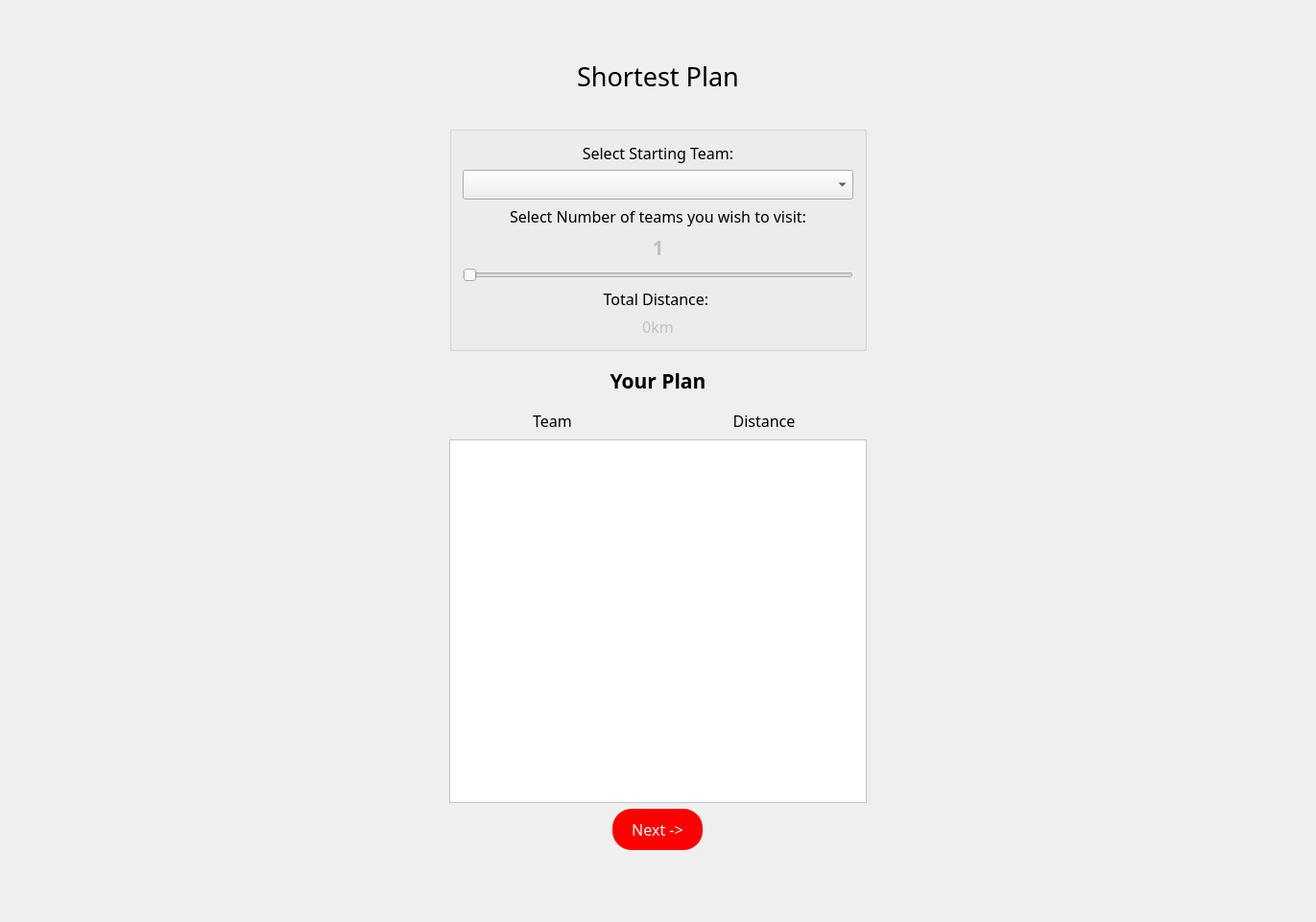
<?xml version="1.0" encoding="UTF-8"?>
<ui version="4.0">
 <class>PlanTripClass</class>
 <widget class="QWidget" name="PlanTripClass">
  <property name="geometry">
   <rect>
    <x>0</x>
    <y>0</y>
    <width>1371</width>
    <height>961</height>
   </rect>
  </property>
  <property name="windowTitle">
   <string>PlanTrip</string>
  </property>
  <layout class="QVBoxLayout" name="verticalLayout_8">
   <item>
    <widget class="QStackedWidget" name="page_switcher">
     <property name="font">
      <font>
       <family>Yu Gothic UI Light</family>
      </font>
     </property>
     <property name="currentIndex">
      <number>1</number>
     </property>
     <widget class="QWidget" name="page_souvenirs">
      <layout class="QVBoxLayout" name="verticalLayout_2">
       <item>
        <spacer name="verticalSpacer_11">
         <property name="orientation">
          <enum>Qt::Vertical</enum>
         </property>
         <property name="sizeType">
          <enum>QSizePolicy::Fixed</enum>
         </property>
         <property name="sizeHint" stdset="0">
          <size>
           <width>20</width>
           <height>40</height>
          </size>
         </property>
        </spacer>
       </item>
       <item>
        <widget class="QLabel" name="L_SouvenirPlanTitle">
         <property name="font">
          <font>
           <family>Yu Gothic UI Semibold</family>
           <pointsize>20</pointsize>
          </font>
         </property>
         <property name="styleSheet">
          <string notr="true">color: black;</string>
         </property>
         <property name="text">
          <string>Souvenir Shop</string>
         </property>
         <property name="alignment">
          <set>Qt::AlignCenter</set>
         </property>
        </widget>
       </item>
       <item>
        <spacer name="verticalSpacer_12">
         <property name="orientation">
          <enum>Qt::Vertical</enum>
         </property>
         <property name="sizeType">
          <enum>QSizePolicy::Fixed</enum>
         </property>
         <property name="sizeHint" stdset="0">
          <size>
           <width>20</width>
           <height>40</height>
          </size>
         </property>
        </spacer>
       </item>
       <item>
        <layout class="QHBoxLayout" name="horizontalLayout_10">
         <item>
          <spacer name="horizontalSpacer_12">
           <property name="orientation">
            <enum>Qt::Horizontal</enum>
           </property>
           <property name="sizeHint" stdset="0">
            <size>
             <width>40</width>
             <height>20</height>
            </size>
           </property>
          </spacer>
         </item>
         <item>
          <widget class="QGroupBox" name="groupBox_2">
           <property name="font">
            <font>
             <family>Yu Gothic UI Semibold</family>
            </font>
           </property>
           <property name="styleSheet">
            <string notr="true">background-color: white; border-radius: 20%;

</string>
           </property>
           <property name="title">
            <string/>
           </property>
           <layout class="QVBoxLayout" name="verticalLayout_14">
            <item>
             <widget class="QLabel" name="label_12">
              <property name="font">
               <font>
                <family>Yu Gothic UI Semibold</family>
                <pointsize>12</pointsize>
               </font>
              </property>
              <property name="text">
               <string>Select souvenirs you plan to purchase</string>
              </property>
              <property name="alignment">
               <set>Qt::AlignCenter</set>
              </property>
             </widget>
            </item>
            <item>
             <widget class="QLabel" name="label_13">
              <property name="font">
               <font>
                <family>Yu Gothic UI Semibold</family>
                <pointsize>12</pointsize>
               </font>
              </property>
              <property name="text">
               <string>Total Cost:</string>
              </property>
              <property name="alignment">
               <set>Qt::AlignCenter</set>
              </property>
             </widget>
            </item>
            <item>
             <widget class="QLabel" name="L_TotalCost">
              <property name="font">
               <font>
                <family>Cascadia Mono SemiLight</family>
                <pointsize>12</pointsize>
               </font>
              </property>
              <property name="styleSheet">
               <string notr="true">color: green;</string>
              </property>
              <property name="text">
               <string>$0</string>
              </property>
              <property name="alignment">
               <set>Qt::AlignCenter</set>
              </property>
             </widget>
            </item>
            <item>
             <widget class="QLabel" name="label_14">
              <property name="font">
               <font>
                <family>Yu Gothic UI Semibold</family>
                <pointsize>12</pointsize>
               </font>
              </property>
              <property name="text">
               <string>Number of purchased souvenirs:</string>
              </property>
              <property name="alignment">
               <set>Qt::AlignCenter</set>
              </property>
             </widget>
            </item>
            <item>
             <widget class="QLabel" name="L_NumberPurchasedSouvenirs">
              <property name="font">
               <font>
                <family>Cascadia Mono SemiLight</family>
                <pointsize>12</pointsize>
               </font>
              </property>
              <property name="styleSheet">
               <string notr="true">color: green;</string>
              </property>
              <property name="text">
               <string>0</string>
              </property>
              <property name="alignment">
               <set>Qt::AlignCenter</set>
              </property>
             </widget>
            </item>
           </layout>
          </widget>
         </item>
         <item>
          <spacer name="horizontalSpacer_11">
           <property name="orientation">
            <enum>Qt::Horizontal</enum>
           </property>
           <property name="sizeHint" stdset="0">
            <size>
             <width>40</width>
             <height>20</height>
            </size>
           </property>
          </spacer>
         </item>
        </layout>
       </item>
       <item>
        <spacer name="verticalSpacer_8">
         <property name="orientation">
          <enum>Qt::Vertical</enum>
         </property>
         <property name="sizeType">
          <enum>QSizePolicy::Fixed</enum>
         </property>
         <property name="sizeHint" stdset="0">
          <size>
           <width>20</width>
           <height>30</height>
          </size>
         </property>
        </spacer>
       </item>
       <item>
        <layout class="QHBoxLayout" name="horizontalLayout_11">
         <item>
          <spacer name="horizontalSpacer_10">
           <property name="orientation">
            <enum>Qt::Horizontal</enum>
           </property>
           <property name="sizeType">
            <enum>QSizePolicy::Expanding</enum>
           </property>
           <property name="sizeHint" stdset="0">
            <size>
             <width>300</width>
             <height>40</height>
            </size>
           </property>
          </spacer>
         </item>
         <item>
          <layout class="QVBoxLayout" name="verticalLayout_15">
           <item>
            <widget class="QScrollArea" name="scrollArea_3">
             <property name="minimumSize">
              <size>
               <width>450</width>
               <height>0</height>
              </size>
             </property>
             <property name="styleSheet">
              <string notr="true">background-color: white; border-radius: 20%;</string>
             </property>
             <property name="widgetResizable">
              <bool>true</bool>
             </property>
             <widget class="QWidget" name="scrollAreaWidgetContents_4">
              <property name="geometry">
               <rect>
                <x>0</x>
                <y>0</y>
                <width>450</width>
                <height>455</height>
               </rect>
              </property>
              <property name="minimumSize">
               <size>
                <width>0</width>
                <height>0</height>
               </size>
              </property>
              <layout class="QVBoxLayout" name="verticalLayout_16">
               <property name="leftMargin">
                <number>0</number>
               </property>
               <property name="topMargin">
                <number>0</number>
               </property>
               <property name="rightMargin">
                <number>0</number>
               </property>
               <property name="bottomMargin">
                <number>0</number>
               </property>
               <item>
                <layout class="QVBoxLayout" name="SA_TeamList">
                 <property name="spacing">
                  <number>0</number>
                 </property>
                </layout>
               </item>
              </layout>
             </widget>
            </widget>
           </item>
          </layout>
         </item>
         <item>
          <spacer name="horizontalSpacer_9">
           <property name="orientation">
            <enum>Qt::Horizontal</enum>
           </property>
           <property name="sizeType">
            <enum>QSizePolicy::Expanding</enum>
           </property>
           <property name="sizeHint" stdset="0">
            <size>
             <width>300</width>
             <height>40</height>
            </size>
           </property>
          </spacer>
         </item>
        </layout>
       </item>
       <item>
        <spacer name="verticalSpacer_9">
         <property name="orientation">
          <enum>Qt::Vertical</enum>
         </property>
         <property name="sizeType">
          <enum>QSizePolicy::Fixed</enum>
         </property>
         <property name="sizeHint" stdset="0">
          <size>
           <width>20</width>
           <height>20</height>
          </size>
         </property>
        </spacer>
       </item>
       <item>
        <layout class="QHBoxLayout" name="horizontalLayout_12">
         <item>
          <widget class="QPushButton" name="B_Back">
           <property name="sizePolicy">
            <sizepolicy hsizetype="Maximum" vsizetype="Fixed">
             <horstretch>0</horstretch>
             <verstretch>0</verstretch>
            </sizepolicy>
           </property>
           <property name="font">
            <font>
             <family>Yu Gothic UI Semibold</family>
             <pointsize>12</pointsize>
             <underline>false</underline>
            </font>
           </property>
           <property name="styleSheet">
            <string notr="true">border-radius: 20%;
padding: 10px 20px 10px 20px;
color: white;
background-color: red;</string>
           </property>
           <property name="text">
            <string>&lt;- Back</string>
           </property>
          </widget>
         </item>
        </layout>
       </item>
       <item>
        <spacer name="verticalSpacer_10">
         <property name="orientation">
          <enum>Qt::Vertical</enum>
         </property>
         <property name="sizeType">
          <enum>QSizePolicy::Fixed</enum>
         </property>
         <property name="sizeHint" stdset="0">
          <size>
           <width>10</width>
           <height>60</height>
          </size>
         </property>
        </spacer>
       </item>
      </layout>
     </widget>
     <widget class="QWidget" name="page_teams">
      <property name="styleSheet">
       <string notr="true"/>
      </property>
      <layout class="QVBoxLayout" name="verticalLayout">
       <item>
        <widget class="QStackedWidget" name="teamsInput_switcher">
         <property name="styleSheet">
          <string notr="true"/>
         </property>
         <property name="currentIndex">
          <number>0</number>
         </property>
         <widget class="QWidget" name="ShortestTrip">
          <property name="font">
           <font>
            <family>Yu Gothic UI Semibold</family>
           </font>
          </property>
          <property name="styleSheet">
           <string notr="true">QWidget#ShortestTrip {
	color: white;
}</string>
          </property>
          <layout class="QHBoxLayout" name="horizontalLayout_2">
           <item>
            <spacer name="horizontalSpacer_4">
             <property name="orientation">
              <enum>Qt::Horizontal</enum>
             </property>
             <property name="sizeHint" stdset="0">
              <size>
               <width>40</width>
               <height>20</height>
              </size>
             </property>
            </spacer>
           </item>
           <item>
            <layout class="QVBoxLayout" name="verticalLayout_4" stretch="3,5,3,5,5,0,50,5,5">
             <item>
              <spacer name="verticalSpacer_3">
               <property name="orientation">
                <enum>Qt::Vertical</enum>
               </property>
               <property name="sizeHint" stdset="0">
                <size>
                 <width>20</width>
                 <height>40</height>
                </size>
               </property>
              </spacer>
             </item>
             <item>
              <widget class="QLabel" name="L_ShortestTitle">
               <property name="font">
                <font>
                 <family>Yu Gothic UI Semibold</family>
                 <pointsize>20</pointsize>
                </font>
               </property>
               <property name="text">
                <string>Shortest Plan</string>
               </property>
               <property name="alignment">
                <set>Qt::AlignCenter</set>
               </property>
              </widget>
             </item>
             <item>
              <spacer name="verticalSpacer_6">
               <property name="orientation">
                <enum>Qt::Vertical</enum>
               </property>
               <property name="sizeHint" stdset="0">
                <size>
                 <width>20</width>
                 <height>40</height>
                </size>
               </property>
              </spacer>
             </item>
             <item>
              <layout class="QVBoxLayout" name="Contents">
               <item>
                <widget class="QGroupBox" name="SelectTeamsContainer">
                 <property name="title">
                  <string/>
                 </property>
                 <layout class="QVBoxLayout" name="verticalLayout_5">
                  <item>
                   <widget class="QLabel" name="L_StartingTeam">
                    <property name="font">
                     <font>
                      <family>Yu Gothic UI Semibold</family>
                      <pointsize>12</pointsize>
                     </font>
                    </property>
                    <property name="text">
                     <string>Select Starting Team:</string>
                    </property>
                    <property name="alignment">
                     <set>Qt::AlignCenter</set>
                    </property>
                   </widget>
                  </item>
                  <item>
                   <widget class="QComboBox" name="CB_SelectTeam">
                    <property name="font">
                     <font>
                      <family>Cascadia Mono SemiLight</family>
                      <pointsize>12</pointsize>
                     </font>
                    </property>
                    <property name="maxVisibleItems">
                     <number>5</number>
                    </property>
                    <property name="maxCount">
                     <number>50</number>
                    </property>
                   </widget>
                  </item>
                  <item>
                   <widget class="QLabel" name="label">
                    <property name="font">
                     <font>
                      <family>Yu Gothic UI Semibold</family>
                      <pointsize>12</pointsize>
                     </font>
                    </property>
                    <property name="text">
                     <string>Select Number of teams you wish to visit:</string>
                    </property>
                    <property name="alignment">
                     <set>Qt::AlignCenter</set>
                    </property>
                   </widget>
                  </item>
                  <item>
                   <widget class="QLabel" name="L_NumOfTeams">
                    <property name="font">
                     <font>
                      <family>Cascadia Mono SemiLight</family>
                      <pointsize>16</pointsize>
                      <italic>false</italic>
                      <bold>true</bold>
                      <underline>false</underline>
                      <strikeout>false</strikeout>
                      <kerning>true</kerning>
                     </font>
                    </property>
                    <property name="styleSheet">
                     <string notr="true">color: silver;</string>
                    </property>
                    <property name="text">
                     <string>1</string>
                    </property>
                    <property name="alignment">
                     <set>Qt::AlignCenter</set>
                    </property>
                   </widget>
                  </item>
                  <item>
                   <widget class="QSlider" name="S_NumOfTeams">
                    <property name="pageStep">
                     <number>1</number>
                    </property>
                    <property name="orientation">
                     <enum>Qt::Horizontal</enum>
                    </property>
                   </widget>
                  </item>
                  <item>
                   <widget class="QLabel" name="L_DistanceText">
                    <property name="font">
                     <font>
                      <family>Yu Gothic UI Semibold</family>
                      <pointsize>12</pointsize>
                     </font>
                    </property>
                    <property name="text">
                     <string>Total Distance: </string>
                    </property>
                    <property name="alignment">
                     <set>Qt::AlignCenter</set>
                    </property>
                   </widget>
                  </item>
                  <item>
                   <widget class="QLabel" name="L_TotalDistanceShort">
                    <property name="font">
                     <font>
                      <family>Cascadia Mono SemiLight</family>
                      <pointsize>12</pointsize>
                     </font>
                    </property>
                    <property name="styleSheet">
                     <string notr="true">color: silver;</string>
                    </property>
                    <property name="text">
                     <string>0km</string>
                    </property>
                    <property name="alignment">
                     <set>Qt::AlignCenter</set>
                    </property>
                   </widget>
                  </item>
                 </layout>
                </widget>
               </item>
              </layout>
             </item>
             <item>
              <spacer name="verticalSpacer_5">
               <property name="orientation">
                <enum>Qt::Vertical</enum>
               </property>
               <property name="sizeType">
                <enum>QSizePolicy::Fixed</enum>
               </property>
               <property name="sizeHint" stdset="0">
                <size>
                 <width>20</width>
                 <height>10</height>
                </size>
               </property>
              </spacer>
             </item>
             <item>
              <widget class="QLabel" name="L_TeamList">
               <property name="font">
                <font>
                 <family>Yu Gothic UI Semibold</family>
                 <pointsize>16</pointsize>
                 <bold>true</bold>
                </font>
               </property>
               <property name="text">
                <string>Your Plan</string>
               </property>
               <property name="alignment">
                <set>Qt::AlignCenter</set>
               </property>
              </widget>
             </item>
             <item>
              <layout class="QVBoxLayout" name="TeamsList">
               <property name="spacing">
                <number>0</number>
               </property>
               <item>
                <widget class="QWidget" name="TeamList" native="true">
                 <property name="maximumSize">
                  <size>
                   <width>16777215</width>
                   <height>40</height>
                  </size>
                 </property>
                 <property name="styleSheet">
                  <string notr="true">QWidget#CityList {
	border-bottom: 2px solid black;
	background: white;
}

QLabel {
	color: black;
}</string>
                 </property>
                 <layout class="QHBoxLayout" name="horizontalLayout_5">
                  <property name="leftMargin">
                   <number>0</number>
                  </property>
                  <property name="rightMargin">
                   <number>0</number>
                  </property>
                  <item>
                   <widget class="QLabel" name="label_3">
                    <property name="font">
                     <font>
                      <family>Yu Gothic UI Semibold</family>
                      <pointsize>12</pointsize>
                     </font>
                    </property>
                    <property name="text">
                     <string>Team</string>
                    </property>
                    <property name="alignment">
                     <set>Qt::AlignCenter</set>
                    </property>
                   </widget>
                  </item>
                  <item>
                   <widget class="QLabel" name="label_2">
                    <property name="font">
                     <font>
                      <family>Yu Gothic UI Semibold</family>
                      <pointsize>12</pointsize>
                     </font>
                    </property>
                    <property name="text">
                     <string>Distance</string>
                    </property>
                    <property name="alignment">
                     <set>Qt::AlignCenter</set>
                    </property>
                   </widget>
                  </item>
                 </layout>
                </widget>
               </item>
               <item>
                <widget class="QScrollArea" name="scrollArea">
                 <property name="styleSheet">
                  <string notr="true">background: white;</string>
                 </property>
                 <property name="widgetResizable">
                  <bool>true</bool>
                 </property>
                 <widget class="QWidget" name="scrollAreaWidgetContents">
                  <property name="geometry">
                   <rect>
                    <x>0</x>
                    <y>0</y>
                    <width>429</width>
                    <height>381</height>
                   </rect>
                  </property>
                  <layout class="QVBoxLayout" name="verticalLayout_7">
                   <property name="leftMargin">
                    <number>0</number>
                   </property>
                   <property name="topMargin">
                    <number>0</number>
                   </property>
                   <property name="rightMargin">
                    <number>0</number>
                   </property>
                   <property name="bottomMargin">
                    <number>0</number>
                   </property>
                   <item>
                    <layout class="QVBoxLayout" name="ScrollContents_TeamsList">
                     <property name="spacing">
                      <number>10</number>
                     </property>
                     <property name="topMargin">
                      <number>5</number>
                     </property>
                    </layout>
                   </item>
                  </layout>
                 </widget>
                </widget>
               </item>
              </layout>
             </item>
             <item>
              <layout class="QHBoxLayout" name="horizontalLayout_3">
               <item>
                <widget class="QPushButton" name="B_ShortestNext">
                 <property name="sizePolicy">
                  <sizepolicy hsizetype="Fixed" vsizetype="Fixed">
                   <horstretch>0</horstretch>
                   <verstretch>0</verstretch>
                  </sizepolicy>
                 </property>
                 <property name="font">
                  <font>
                   <family>Cascadia Mono SemiLight</family>
                   <pointsize>12</pointsize>
                  </font>
                 </property>
                 <property name="styleSheet">
                  <string notr="true">border-radius: 20px;
background-color: red;
padding: 10px 20px 10px 20px;
color: white;</string>
                 </property>
                 <property name="text">
                  <string>Next -&gt;</string>
                 </property>
                </widget>
               </item>
              </layout>
             </item>
             <item>
              <spacer name="verticalSpacer_4">
               <property name="orientation">
                <enum>Qt::Vertical</enum>
               </property>
               <property name="sizeHint" stdset="0">
                <size>
                 <width>20</width>
                 <height>40</height>
                </size>
               </property>
              </spacer>
             </item>
            </layout>
           </item>
           <item>
            <spacer name="horizontalSpacer_3">
             <property name="orientation">
              <enum>Qt::Horizontal</enum>
             </property>
             <property name="sizeHint" stdset="0">
              <size>
               <width>40</width>
               <height>20</height>
              </size>
             </property>
            </spacer>
           </item>
          </layout>
         </widget>
         <widget class="QWidget" name="CustomTrip">
          <property name="font">
           <font>
            <family>Yu Gothic UI Semibold</family>
           </font>
          </property>
          <property name="styleSheet">
           <string notr="true">QWidget#CustomTrip {
	color: white;
}</string>
          </property>
          <layout class="QHBoxLayout" name="horizontalLayout">
           <item>
            <spacer name="horizontalSpacer_2">
             <property name="orientation">
              <enum>Qt::Horizontal</enum>
             </property>
             <property name="sizeHint" stdset="0">
              <size>
               <width>40</width>
               <height>20</height>
              </size>
             </property>
            </spacer>
           </item>
           <item>
            <layout class="QVBoxLayout" name="verticalLayout_3">
             <property name="spacing">
              <number>20</number>
             </property>
             <item>
              <spacer name="verticalSpacer">
               <property name="orientation">
                <enum>Qt::Vertical</enum>
               </property>
               <property name="sizeType">
                <enum>QSizePolicy::Minimum</enum>
               </property>
               <property name="sizeHint" stdset="0">
                <size>
                 <width>20</width>
                 <height>20</height>
                </size>
               </property>
              </spacer>
             </item>
             <item>
              <widget class="QLabel" name="label_5">
               <property name="font">
                <font>
                 <family>Yu Gothic UI Semibold</family>
                 <pointsize>20</pointsize>
                </font>
               </property>
               <property name="text">
                <string>Custom Trip</string>
               </property>
               <property name="alignment">
                <set>Qt::AlignCenter</set>
               </property>
              </widget>
             </item>
             <item>
              <spacer name="verticalSpacer_7">
               <property name="orientation">
                <enum>Qt::Vertical</enum>
               </property>
               <property name="sizeType">
                <enum>QSizePolicy::Minimum</enum>
               </property>
               <property name="sizeHint" stdset="0">
                <size>
                 <width>20</width>
                 <height>40</height>
                </size>
               </property>
              </spacer>
             </item>
             <item>
              <layout class="QHBoxLayout" name="top">
               <item>
                <widget class="QGroupBox" name="GB_SelectStartingTeam">
                 <property name="sizePolicy">
                  <sizepolicy hsizetype="Maximum" vsizetype="Preferred">
                   <horstretch>0</horstretch>
                   <verstretch>0</verstretch>
                  </sizepolicy>
                 </property>
                 <property name="minimumSize">
                  <size>
                   <width>0</width>
                   <height>0</height>
                  </size>
                 </property>
                 <property name="styleSheet">
                  <string notr="true">padding-left: 20px;
padding-right: 20px;</string>
                 </property>
                 <property name="title">
                  <string/>
                 </property>
                 <layout class="QVBoxLayout" name="verticalLayout_6">
                  <item>
                   <widget class="QLabel" name="label_4">
                    <property name="font">
                     <font>
                      <family>Yu Gothic UI Semibold</family>
                      <pointsize>12</pointsize>
                     </font>
                    </property>
                    <property name="text">
                     <string>Select Starting Team:</string>
                    </property>
                    <property name="alignment">
                     <set>Qt::AlignCenter</set>
                    </property>
                   </widget>
                  </item>
                  <item>
                   <widget class="QComboBox" name="CB_CustomStartingTeam">
                    <property name="font">
                     <font>
                      <family>Cascadia Mono SemiLight</family>
                      <pointsize>12</pointsize>
                     </font>
                    </property>
                   </widget>
                  </item>
                  <item>
                   <widget class="QLabel" name="label_6">
                    <property name="font">
                     <font>
                      <family>Yu Gothic UI Semibold</family>
                      <pointsize>12</pointsize>
                     </font>
                    </property>
                    <property name="text">
                     <string>Total Distance:</string>
                    </property>
                    <property name="alignment">
                     <set>Qt::AlignCenter</set>
                    </property>
                   </widget>
                  </item>
                  <item>
                   <widget class="QLabel" name="L_TotalDistanceCustom">
                    <property name="font">
                     <font>
                      <family>Yu Gothic UI Semibold</family>
                      <pointsize>12</pointsize>
                     </font>
                    </property>
                    <property name="styleSheet">
                     <string notr="true">color: black;</string>
                    </property>
                    <property name="text">
                     <string>0km</string>
                    </property>
                    <property name="alignment">
                     <set>Qt::AlignCenter</set>
                    </property>
                   </widget>
                  </item>
                 </layout>
                </widget>
               </item>
              </layout>
             </item>
             <item>
              <layout class="QHBoxLayout" name="bottom">
               <item>
                <layout class="QVBoxLayout" name="SelectTeams">
                 <property name="spacing">
                  <number>0</number>
                 </property>
                 <item>
                  <widget class="QLabel" name="L_SelectTeams">
                   <property name="minimumSize">
                    <size>
                     <width>0</width>
                     <height>35</height>
                    </size>
                   </property>
                   <property name="font">
                    <font>
                     <family>Yu Gothic UI Semibold</family>
                     <pointsize>16</pointsize>
                    </font>
                   </property>
                   <property name="text">
                    <string>Select Teams</string>
                   </property>
                   <property name="alignment">
                    <set>Qt::AlignCenter</set>
                   </property>
                  </widget>
                 </item>
                 <item>
                  <layout class="QHBoxLayout" name="HL_Labels"/>
                 </item>
                 <item>
                  <widget class="QScrollArea" name="SA_CustomTeams">
                   <property name="minimumSize">
                    <size>
                     <width>300</width>
                     <height>300</height>
                    </size>
                   </property>
                   <property name="widgetResizable">
                    <bool>true</bool>
                   </property>
                   <widget class="QWidget" name="C_PlanTeamsContainer">
                    <property name="geometry">
                     <rect>
                      <x>0</x>
                      <y>0</y>
                      <width>298</width>
                      <height>298</height>
                     </rect>
                    </property>
                    <property name="styleSheet">
                     <string notr="true">QWidget#C_PlanCitiesContainer{
	background: white;
}
</string>
                    </property>
                    <layout class="QVBoxLayout" name="verticalLayout_10">
                     <property name="spacing">
                      <number>0</number>
                     </property>
                     <property name="leftMargin">
                      <number>0</number>
                     </property>
                     <property name="topMargin">
                      <number>0</number>
                     </property>
                     <property name="rightMargin">
                      <number>0</number>
                     </property>
                     <property name="bottomMargin">
                      <number>0</number>
                     </property>
                     <item>
                      <layout class="QVBoxLayout" name="C_PlanTeams">
                       <property name="spacing">
                        <number>3</number>
                       </property>
                      </layout>
                     </item>
                    </layout>
                   </widget>
                  </widget>
                 </item>
                </layout>
               </item>
               <item>
                <layout class="QVBoxLayout" name="YourPlanBox">
                 <property name="spacing">
                  <number>0</number>
                 </property>
                 <item>
                  <widget class="QLabel" name="L_YourPlan">
                   <property name="minimumSize">
                    <size>
                     <width>0</width>
                     <height>35</height>
                    </size>
                   </property>
                   <property name="font">
                    <font>
                     <family>Yu Gothic UI Semibold</family>
                     <pointsize>16</pointsize>
                    </font>
                   </property>
                   <property name="text">
                    <string>Your Plan</string>
                   </property>
                   <property name="alignment">
                    <set>Qt::AlignCenter</set>
                   </property>
                  </widget>
                 </item>
                 <item>
                  <widget class="QWidget" name="C_TeamDistance" native="true">
                   <property name="styleSheet">
                    <string notr="true">QWidget#C_CityDistance {
	border-bottom: 2px solid black;
	background: white;
}

QLabel {
	color: black;
}</string>
                   </property>
                   <layout class="QHBoxLayout" name="horizontalLayout_4">
                    <property name="leftMargin">
                     <number>0</number>
                    </property>
                    <property name="topMargin">
                     <number>9</number>
                    </property>
                    <property name="rightMargin">
                     <number>0</number>
                    </property>
                    <property name="bottomMargin">
                     <number>9</number>
                    </property>
                    <item>
                     <widget class="QLabel" name="L_Distance">
                      <property name="font">
                       <font>
                        <family>Yu Gothic UI Semibold</family>
                        <pointsize>12</pointsize>
                       </font>
                      </property>
                      <property name="text">
                       <string>Team</string>
                      </property>
                      <property name="alignment">
                       <set>Qt::AlignCenter</set>
                      </property>
                     </widget>
                    </item>
                    <item>
                     <widget class="QLabel" name="L_Team">
                      <property name="font">
                       <font>
                        <family>Yu Gothic UI Semibold</family>
                        <pointsize>12</pointsize>
                       </font>
                      </property>
                      <property name="text">
                       <string>Distance</string>
                      </property>
                      <property name="alignment">
                       <set>Qt::AlignCenter</set>
                      </property>
                     </widget>
                    </item>
                   </layout>
                  </widget>
                 </item>
                 <item>
                  <widget class="QScrollArea" name="SA_CustomPlan">
                   <property name="minimumSize">
                    <size>
                     <width>300</width>
                     <height>300</height>
                    </size>
                   </property>
                   <property name="widgetResizable">
                    <bool>true</bool>
                   </property>
                   <widget class="QWidget" name="scrollAreaWidgetContents_2">
                    <property name="geometry">
                     <rect>
                      <x>0</x>
                      <y>0</y>
                      <width>298</width>
                      <height>298</height>
                     </rect>
                    </property>
                    <property name="styleSheet">
                     <string notr="true">background: white;</string>
                    </property>
                    <layout class="QVBoxLayout" name="verticalLayout_9">
                     <property name="leftMargin">
                      <number>0</number>
                     </property>
                     <property name="topMargin">
                      <number>0</number>
                     </property>
                     <property name="rightMargin">
                      <number>0</number>
                     </property>
                     <property name="bottomMargin">
                      <number>0</number>
                     </property>
                     <item>
                      <layout class="QVBoxLayout" name="C_PlanCustom">
                       <property name="spacing">
                        <number>3</number>
                       </property>
                       <property name="topMargin">
                        <number>5</number>
                       </property>
                      </layout>
                     </item>
                    </layout>
                   </widget>
                  </widget>
                 </item>
                </layout>
               </item>
              </layout>
             </item>
             <item>
              <layout class="QHBoxLayout" name="horizontalLayout_6">
               <item>
                <widget class="QPushButton" name="B_CustomNext">
                 <property name="sizePolicy">
                  <sizepolicy hsizetype="Maximum" vsizetype="Fixed">
                   <horstretch>0</horstretch>
                   <verstretch>0</verstretch>
                  </sizepolicy>
                 </property>
                 <property name="font">
                  <font>
                   <family>Yu Gothic UI Semibold</family>
                   <pointsize>12</pointsize>
                  </font>
                 </property>
                 <property name="styleSheet">
                  <string notr="true">border-radius: 20%;
padding: 10px 20px 10px 20px;</string>
                 </property>
                 <property name="text">
                  <string>Next -&gt;</string>
                 </property>
                </widget>
               </item>
              </layout>
             </item>
             <item>
              <spacer name="verticalSpacer_2">
               <property name="orientation">
                <enum>Qt::Vertical</enum>
               </property>
               <property name="sizeHint" stdset="0">
                <size>
                 <width>20</width>
                 <height>40</height>
                </size>
               </property>
              </spacer>
             </item>
            </layout>
           </item>
           <item>
            <spacer name="horizontalSpacer">
             <property name="orientation">
              <enum>Qt::Horizontal</enum>
             </property>
             <property name="sizeHint" stdset="0">
              <size>
               <width>40</width>
               <height>20</height>
              </size>
             </property>
            </spacer>
           </item>
          </layout>
         </widget>
        </widget>
       </item>
      </layout>
     </widget>
    </widget>
   </item>
  </layout>
 </widget>
 <layoutdefault spacing="6" margin="11"/>
 <resources/>
 <connections/>
</ui>
